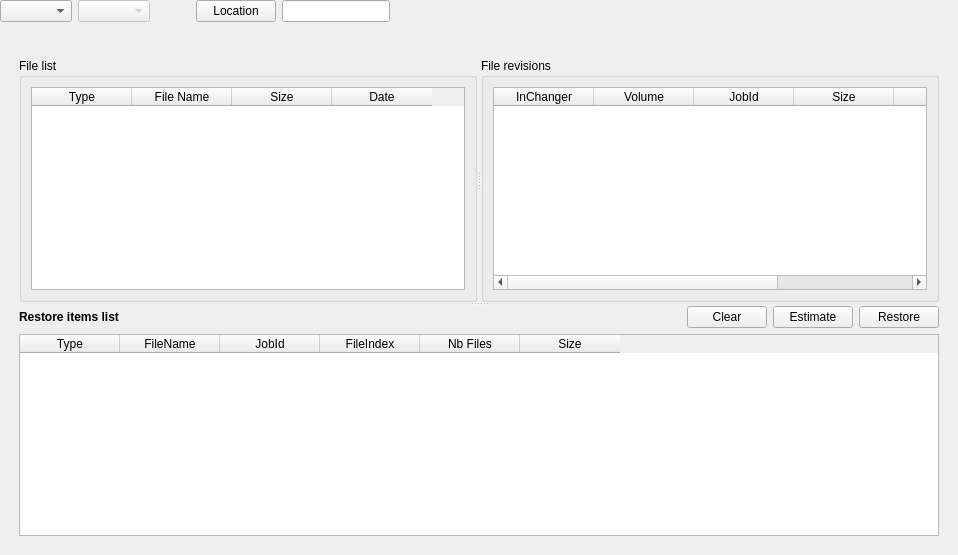
<ui version="4.0" >
 <class>bRestoreForm</class>
 <widget class="QWidget" name="bRestoreForm" >
  <property name="geometry" >
   <rect>
    <x>0</x>
    <y>0</y>
    <width>958</width>
    <height>555</height>
   </rect>
  </property>
  <property name="windowTitle" >
   <string>brestore</string>
  </property>
  <widget class="QWidget" name="" >
   <layout class="QHBoxLayout" >
    <property name="margin" >
     <number>0</number>
    </property>
    <property name="spacing" >
     <number>6</number>
    </property>
    <item>
     <widget class="QComboBox" name="ClientList" />
    </item>
    <item>
     <widget class="QComboBox" name="JobList" >
      <property name="enabled" >
       <bool>false</bool>
      </property>
     </widget>
    </item>
    <item>
     <spacer>
      <property name="orientation" >
       <enum>Qt::Horizontal</enum>
      </property>
      <property name="sizeType" >
       <enum>QSizePolicy::Expanding</enum>
      </property>
      <property name="sizeHint" >
       <size>
        <width>40</width>
        <height>20</height>
       </size>
      </property>
     </spacer>
    </item>
    <item>
     <widget class="QPushButton" name="pushButton_4" >
      <property name="text" >
       <string>Location</string>
      </property>
     </widget>
    </item>
    <item>
     <widget class="QLineEdit" name="lineEdit" />
    </item>
   </layout>
  </widget>
  <widget class="QSplitter" name="splitter_2" >
   <property name="geometry" >
    <rect>
     <x>19</x>
     <y>58</y>
     <width>920</width>
     <height>478</height>
    </rect>
   </property>
   <property name="orientation" >
    <enum>Qt::Vertical</enum>
   </property>
   <widget class="QSplitter" name="splitter" >
    <property name="orientation" >
     <enum>Qt::Horizontal</enum>
    </property>
    <widget class="QGroupBox" name="groupBox" >
     <property name="sizePolicy" >
      <sizepolicy>
       <hsizetype>7</hsizetype>
       <vsizetype>7</vsizetype>
       <horstretch>0</horstretch>
       <verstretch>0</verstretch>
      </sizepolicy>
     </property>
     <property name="title" >
      <string>File list</string>
     </property>
     <layout class="QVBoxLayout" >
      <property name="margin" >
       <number>9</number>
      </property>
      <property name="spacing" >
       <number>6</number>
      </property>
      <item>
       <widget class="QTableWidget" name="FileList" >
        <property name="sizePolicy" >
         <sizepolicy>
          <hsizetype>7</hsizetype>
          <vsizetype>7</vsizetype>
          <horstretch>5</horstretch>
          <verstretch>5</verstretch>
         </sizepolicy>
        </property>
        <column>
         <property name="text" >
          <string>Type</string>
         </property>
        </column>
        <column>
         <property name="text" >
          <string>File Name</string>
         </property>
        </column>
        <column>
         <property name="text" >
          <string>Size</string>
         </property>
        </column>
        <column>
         <property name="text" >
          <string>Date</string>
         </property>
        </column>
       </widget>
      </item>
     </layout>
    </widget>
    <widget class="QGroupBox" name="groupBox_2" >
     <property name="sizePolicy" >
      <sizepolicy>
       <hsizetype>7</hsizetype>
       <vsizetype>7</vsizetype>
       <horstretch>0</horstretch>
       <verstretch>0</verstretch>
      </sizepolicy>
     </property>
     <property name="title" >
      <string>File revisions</string>
     </property>
     <layout class="QVBoxLayout" >
      <property name="margin" >
       <number>9</number>
      </property>
      <property name="spacing" >
       <number>6</number>
      </property>
      <item>
       <widget class="QTableWidget" name="FileRevisions" >
        <property name="sizePolicy" >
         <sizepolicy>
          <hsizetype>7</hsizetype>
          <vsizetype>7</vsizetype>
          <horstretch>0</horstretch>
          <verstretch>0</verstretch>
         </sizepolicy>
        </property>
        <column>
         <property name="text" >
          <string>InChanger</string>
         </property>
        </column>
        <column>
         <property name="text" >
          <string>Volume</string>
         </property>
        </column>
        <column>
         <property name="text" >
          <string>JobId</string>
         </property>
        </column>
        <column>
         <property name="text" >
          <string>Size</string>
         </property>
        </column>
        <column>
         <property name="text" >
          <string>Date</string>
         </property>
        </column>
        <column>
         <property name="text" >
          <string>Chksum</string>
         </property>
        </column>
       </widget>
      </item>
     </layout>
    </widget>
   </widget>
   <widget class="QWidget" name="layoutWidget_2" >
    <layout class="QVBoxLayout" >
     <property name="margin" >
      <number>0</number>
     </property>
     <property name="spacing" >
      <number>6</number>
     </property>
     <item>
      <layout class="QHBoxLayout" >
       <property name="margin" >
        <number>0</number>
       </property>
       <property name="spacing" >
        <number>6</number>
       </property>
       <item>
        <widget class="QLabel" name="label" >
         <property name="text" >
          <string>&lt;html>&lt;head>&lt;meta name="qrichtext" content="1" />&lt;style type="text/css">
p, li { white-space: pre-wrap; }
&lt;/style>&lt;/head>&lt;body style=" font-family:'Sans Serif'; font-size:9pt; font-weight:400; font-style:normal; text-decoration:none;">
&lt;p style=" margin-top:0px; margin-bottom:0px; margin-left:0px; margin-right:0px; -qt-block-indent:0; text-indent:0px;">&lt;span style=" font-weight:600;">Restore items list&lt;/span>&lt;/p>&lt;/body>&lt;/html></string>
         </property>
        </widget>
       </item>
       <item>
        <spacer>
         <property name="orientation" >
          <enum>Qt::Horizontal</enum>
         </property>
         <property name="sizeHint" >
          <size>
           <width>40</width>
           <height>20</height>
          </size>
         </property>
        </spacer>
       </item>
       <item>
        <widget class="QPushButton" name="pushButton" >
         <property name="text" >
          <string>Clear</string>
         </property>
        </widget>
       </item>
       <item>
        <widget class="QPushButton" name="pushButton_2" >
         <property name="text" >
          <string>Estimate</string>
         </property>
        </widget>
       </item>
       <item>
        <widget class="QPushButton" name="pushButton_3" >
         <property name="text" >
          <string>Restore</string>
         </property>
        </widget>
       </item>
      </layout>
     </item>
     <item>
      <widget class="QTableWidget" name="RestoreList" >
       <property name="acceptDrops" >
        <bool>true</bool>
       </property>
       <column>
        <property name="text" >
         <string>Type</string>
        </property>
       </column>
       <column>
        <property name="text" >
         <string>FileName</string>
        </property>
       </column>
       <column>
        <property name="text" >
         <string>JobId</string>
        </property>
       </column>
       <column>
        <property name="text" >
         <string>FileIndex</string>
        </property>
       </column>
       <column>
        <property name="text" >
         <string>Nb Files</string>
        </property>
       </column>
       <column>
        <property name="text" >
         <string>Size</string>
        </property>
       </column>
      </widget>
     </item>
    </layout>
   </widget>
  </widget>
 </widget>
 <resources/>
 <connections/>
</ui>
